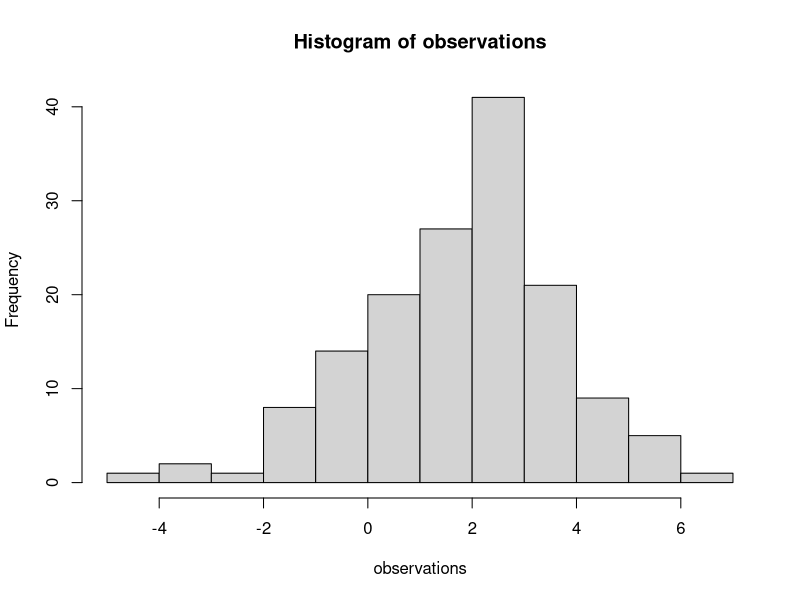
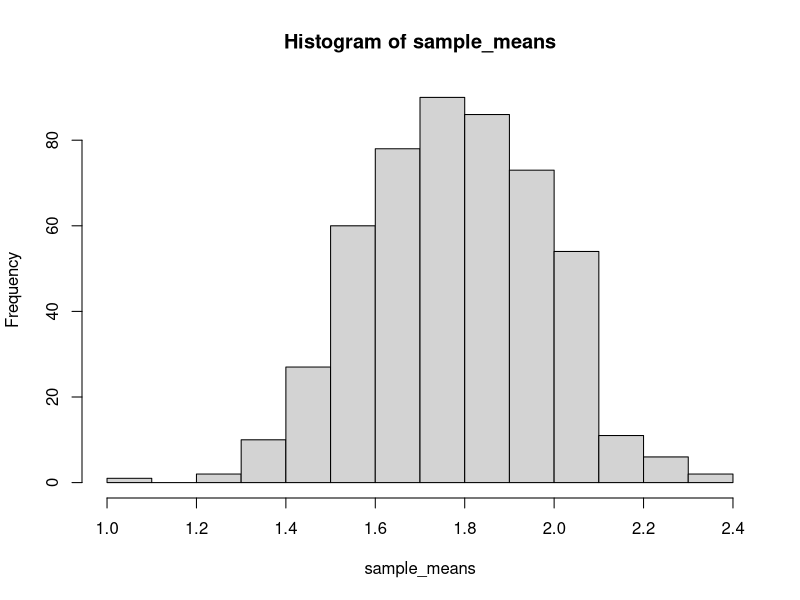
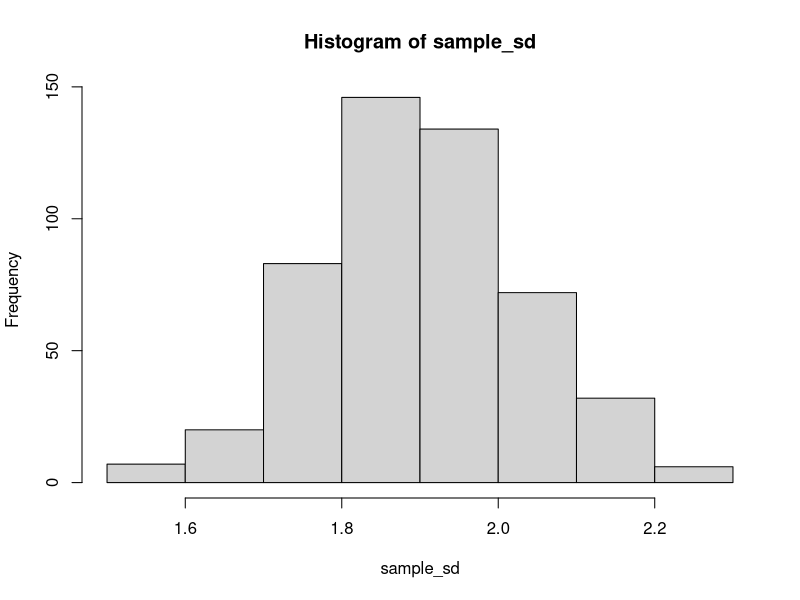
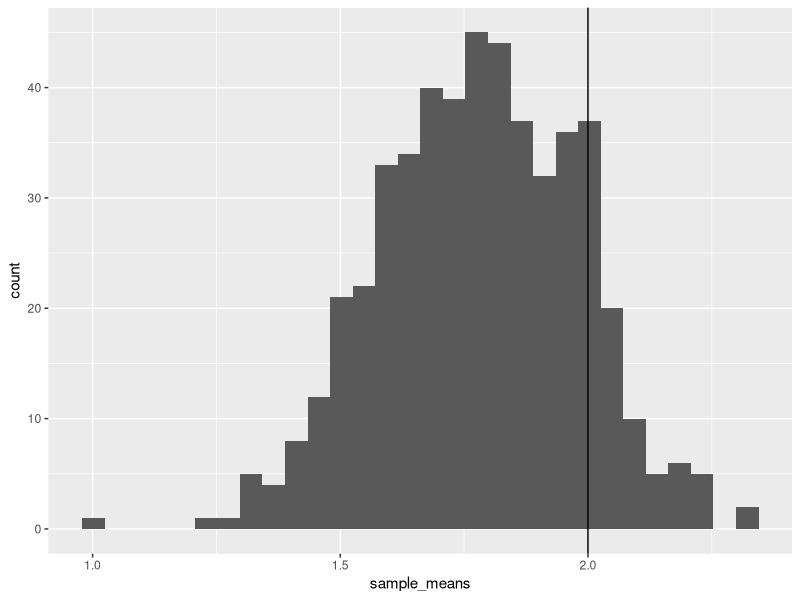
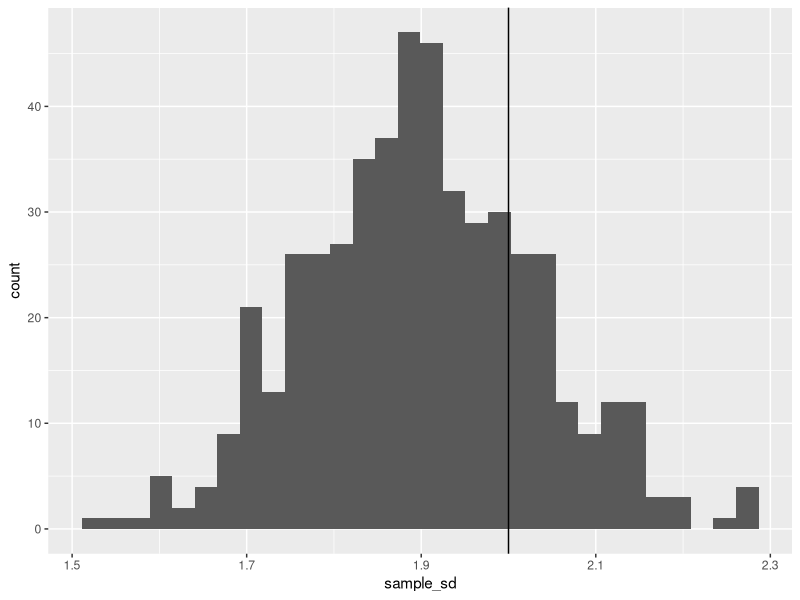

These figures' R source, in order:
## ---- chunk 1
knitr::opts_chunk$set(echo = TRUE)
## ---- chunk 2
#session view hours input for question 7.
B_view_hours <- c(1.17, 1.417, 0.419, 1.426, 1.203, 0.136, 0.57,
0.844, 0.78, 1.014, 0.75, 0.075, 0.318, 0.584, 1.632, 1.738,
0.624, 0.609, 0.72, 1.504, 1.583, 0.429, 0.866, 1.214, 0.947,
1.546, 1.148, 0.345, 1.384, 0.884, 1.648, 0.151, 0.143, 1.203,
0.699, 1.516, 2.254, 0.297, 0.767, 1.147, 0.569, 3.088, 0.617,
1.575, 1.211, 0.917, 0.025, 0.979, 0.277, 2.751, 3.859, 1.314,
1.073, 0.424, 0.119, 0.726, 0.322, 0.854, 0.844, 0.238, 0.991,
1.366, 1.349, 0.387, 0.957, 0.398, 0.993, 0.678, 0.431, 0.8,
0.719, 0.173, 0.399, 0.201, 2.276, 0.702, 1.911, 0.481, 0.541,
1.051, 0.82, 1.285, 0.322, 2.134, 0.775, 1.565, 2.399, 0.576,
0.262, 0.612, 0.932, 0.747, 0.936, 1.748, 0.81, 1.225, 1.277,
1.386, 0.431, 0.508, 0.146, 0.591, 0.97, 1.104, 0.418, 1.501,
0.702, 0.108, 0.51, 2.014, 0.426, 0.87, 1.36, 0.864, 0.412,
0.802, 0.215, 0.243, 0.658, 0.671, 1.31, 0.13, 0.223, 1.294,
1.601, 0.966, 0.415, 0.529, 0.481, 0.416, 1.347, 1.345, 0.192,
1.213, 0.938, 0.317, 0.341, 0.78, 1.945, 1.004, 1.407, 0.579,
0.621, 0.842, 0.307, 0.227, 0.842, 0.836, 1.386, 0.841, 1.201,
0.438, 1.425, 2.186, 0.327, 0.197, 0.436, 0.606, 1.797, 0.809,
0.587, 2.253, 1.294, 0.885, 0.82, 1.235, 0.31, 2.275, 1.521,
0.719, 2.741, 0.256, 0.614, 0.747, 1.367, 1.333, 2.02, 0.769,
1.636, 0.864, 0.131, 0.648, 0.846, 0.304, 0.751, 1.814, 0.838,
0.82, 0.935, 0.58, 0.907, 0.832, 1.161, 0.517, 0.775, 1.482,
0.458, 1.449, 3.422, 2.058)
## ---- chunk 3
#specifying our log-likelihood function.
ll_function <- function(a, b, df){
  n = length(df)
  log_likelihood_fn <- n*a*log(b) - n*log(gamma(a)) + (a - 1)*sum(log(df)) - b*sum(df)
  return(log_likelihood_fn)
}
ll_function(2, 2, B_view_hours)
## ---- chunk 4
#we expect alpha and beta hat mle to be in range 1-3, so set up a grid search over that area
alpha <- seq(1, 3, length.out = 200)
beta <- seq(1, 3, length.out = 200)

#then actually execute the grid search.

ll_values <- matrix(NA, 200, 200)
for(x in 1:200){
  for(y in 1:200){
    ll_values[x, y] <- ll_function(alpha[x], beta[y], B_view_hours)
  }
}
## ---- chunk 5
#find the maximum likelihood and associated alpha/beta params
max(ll_values)
max_matrix <- which(ll_values == max(ll_values), arr.ind = TRUE)
max_matrix
## ---- chunk 6
#hence, alpha[118] is alpha_mle, beta[129] is beta_mle
alpha[118]
beta[129]
## ---- chunk 7
#compute fisher information matrix (as defined by lecture 5, slide 7 since Design B has population distribution gamma(alpha, beta) from Question 6 of this homework.)
fisher_matrix = matrix(NA, ncol = 2, nrow = 2)
fisher_matrix[1, 1] <- trigamma(alpha[118])
fisher_matrix[1, 2] <- -1/beta[129]
fisher_matrix[2, 1] <- -1/beta[129]
fisher_matrix[2, 2] <- alpha[118]/(beta[129]*beta[129])
## ---- chunk 8
#compute confidence intervals (first for alpha, then for beta)
alpha_ci <- c(alpha[118] - (1.96/(sqrt(200 * (fisher_matrix[1,1] - 1/alpha[118])))), alpha[118] + (1.96/(sqrt(200 * (fisher_matrix[1,1] - 1/alpha[118])))))
beta_ci <- c(beta[129] - ((1.96*sqrt(beta[129]^2 * fisher_matrix[1,1]))/(sqrt(200 * (alpha[118]*fisher_matrix[1,1] - 1)))), beta[129] + ((1.96*sqrt(beta[129]^2 * fisher_matrix[1,1]))/(sqrt(200 * (alpha[118]*fisher_matrix[1,1] - 1)))))
alpha_ci
beta_ci
## ---- chunk 9
#(1): generating 150 iid observations from N(2,4) population and plotting in a histogram
#use rnorm function to generate observations (mean = 2, variance = 4, sd = 2)
set.seed(99)
observations <- rnorm(n=150, mean=2, sd=2)
hist(x=observations)
## ---- chunk 10
#(2): calculate mm estimate for mu and sigma [as seen in question, this is equal to the sample mean and sample standard deviation]
mean(observations)
var(observations)
sd(observations)
observations
## ---- chunk 11
#(3) (b) start from N(1.793418, 3.624037), generate 500 samples each of size 100
simulations <- replicate(n=500, rnorm(n=100, mean = 1.793418, sd = 1.90369))
#[each column represents a sample of size 100, 500 columns in total.]
simulations
## ---- chunk 12
#sample mean is mm estimate of mu
sample_means <- colMeans(simulations)
#sample sd is the mm estimate of sigma [generated using the apply() function using the base r variance function over the columns]
sample_sd <- apply(X = simulations, MARGIN = 2, FUN=sd)
sample_means
sample_sd
## ---- chunk 13
#histogram of sample means [for mu hat mm]
hist(sample_means)
## ---- chunk 14
#statistics for mu mm such as mean and standard error
mu_sample_mean <- mean(sample_means)
se_sample_mean <- sqrt(var(sample_means))
mu_sample_mean
se_sample_mean #this is se(mu hat mm)
## ---- chunk 15
#histogram of sample sd's [for sigma hat mm]
hist(sample_sd)
## ---- chunk 16
mu_sample_sd <- mean(sample_sd)
se_sample_sd <- sqrt(var(sample_sd))
mu_sample_sd
se_sample_sd
## ---- chunk 17
sample_means <- data.frame(sample_means)
sample_sd <- data.frame(sample_sd)
## ---- chunk 18
#(3) (c)
#true values of mu and sigma are 2 and 2. Re-plotting histograms with true values
library(ggplot2)
mu_hist <- ggplot(sample_means, aes(x=sample_means)) + geom_histogram() + geom_vline(aes(xintercept = 2))
sd_hist <- ggplot(sample_sd, aes(x=sample_sd)) + geom_histogram() + geom_vline(aes(xintercept = 2))
## ---- chunk 19
mu_hist
## ---- chunk 20
sd_hist
